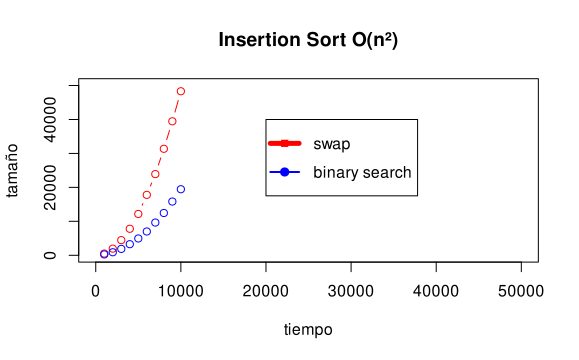

Write R code to recreate this figure.
data <- read.csv("benchmark-report-swap_1.csv")
plot(type="b", x = data$Tamaño, y = data$Microsegundos, col="red", xlab="tiempo", ylab= "tamaño", xlim = c(0,50000), ylim= c(0,50000) )
data2 <- read.csv("benchmark-report-binary_search_1.csv")
lines(type="b", x=data2$Tamaño, y = data2$Microsegundos, col="blue")
legend(20000,40000,c("swap","binary search"), lwd=c(5,2), col=c("red","blue"), pch=c(15,19), y.intersp=1.5)
title("Insertion Sort O(n²)")
dev.print(svg, file ="plot.svg")
